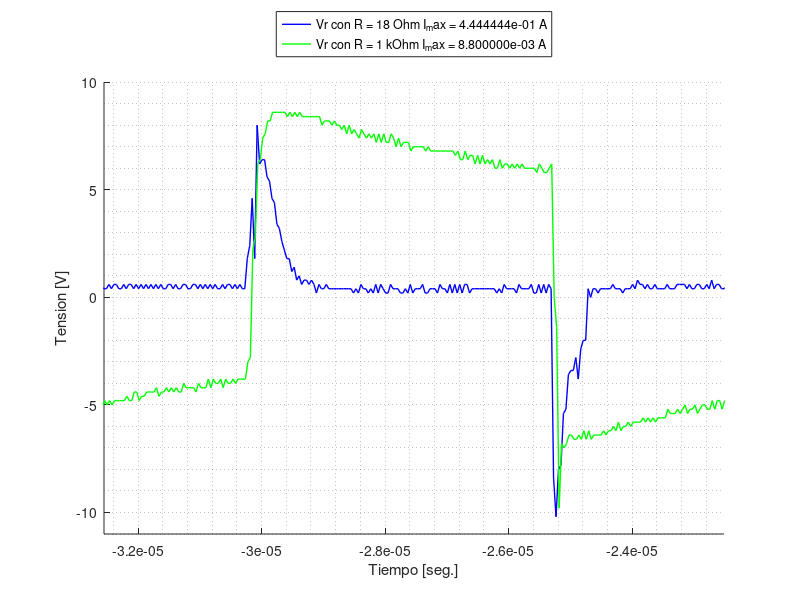
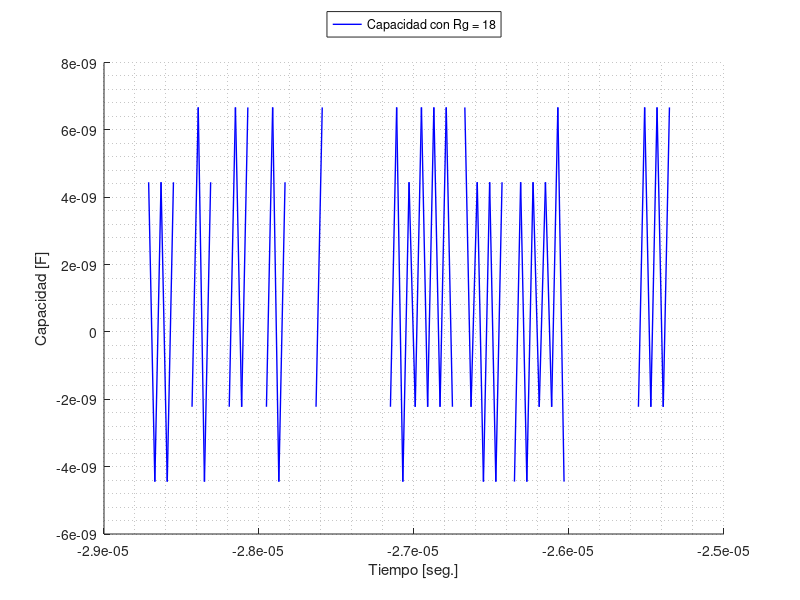
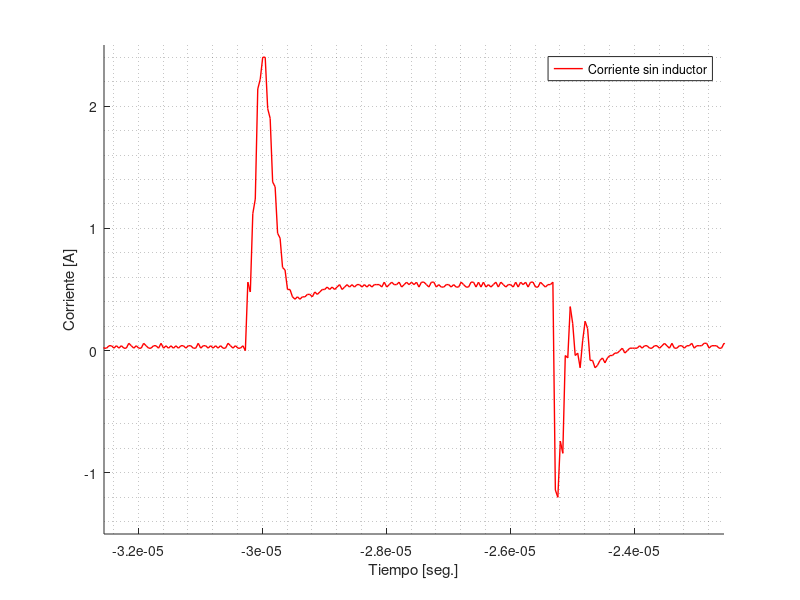
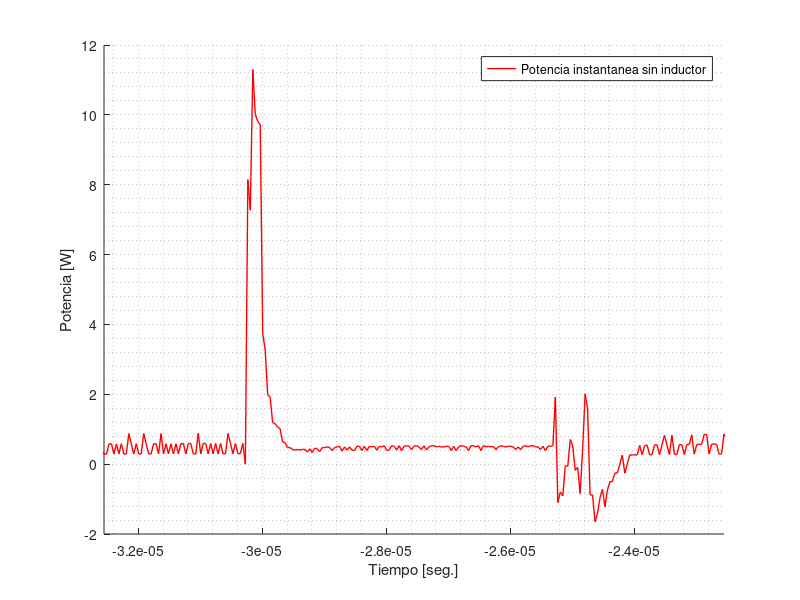

MATLAB code for these plots, in order:
close all;
clear all;

f = 100e3; #Hz
T = 1/f; #seg
to = -3.25520e-05; #seg
tf = -2.25120e-05;

# ------------------------ TENSION Y CORRIENTE EN R_G -----------

Medicion_Vr18=dlmread('mediciones/Vrg_rg=18.csv',',',2,0); # tiempo (seg), Vg(Volt), Vr(Volt), Ve(Volt)
tiempo18 = Medicion_Vr18(:,1);
Vr18 = Medicion_Vr18(:,3) - Medicion_Vr18(:,2);
Vr18_max= max(Vr18);
Ir18_max = Vr18_max/18;
Vg18 = Medicion_Vr18(:,2);

Medicion_Vr1k=dlmread('mediciones/Vrg_rg=1k.csv',',',2,0); # tiempo (seg), Vg(Volt), Vr(Volt), Ve(Volt)
tiempo1k = Medicion_Vr1k(:,1) + 0.465e-5;
Vr1k = Medicion_Vr1k(:,3) - Medicion_Vr1k(:,2);
Vr1k_max = max(Vr1k);
Ir1k_max = Vr1k_max / 1e3;
Vg1k = Medicion_Vr1k(:,2);

figure
hold on
plot(tiempo18,Vr18,'b-','Linewidth',1)
plot(tiempo1k,Vr1k,'g-','Linewidth',1)
legend(sprintf('Vr con R = 18 Ohm I_max = %e A', Ir18_max),
		sprintf('Vr con R = 1 kOhm I_max = %e A', Ir1k_max),
	   'Location','Northoutside')

xlabel('Tiempo [seg.]')
ylabel('Tension [V]')
axis([to tf -11 10])
grid minor

print('tension_Vr.tex','-depslatexstandalone');

# ------------ CALCULO DE CAPACIDAD ---------------------

Ig18 = Vr18 / 18;
dV18 = diff(Vg18)./diff(tiempo18);
C18 = Ig18(1:end-1) ./dV18;

C18_max = max(C18)

figure
hold on
plot(tiempo18(396:480),C18(396:480),'b-','Linewidth',1)
legend('Capacidad con Rg = 18',
	   'Location','Northoutside')
xlabel('Tiempo [seg.]')
ylabel('Capacidad [F]')
grid minor
print('capacidad18.png','-dpng');

C_min = C18(396)
C_max = C18(480)

#------------- CORRIENTE DEL IGBT Y POTENCIA SIN L -------------------------

Medicion=dlmread('mediciones/Vc_sin_L.csv',',',2,0); # tiempo (seg), Vg(Volt), Vr(Volt), Ve(Volt)
tiempo = Medicion(:,1);
Vc = Medicion(:,3);
Ve = Medicion(:,4);

Ie = Ve / 0.1;

figure
hold on
plot(tiempo, Ie, 'r-', 'Linewidth',1)
xlabel('Tiempo [seg.]')
ylabel('Corriente [A]')
axis([to to+T -1.5 2.5])
grid minor

legend('Corriente sin inductor',
	   'Location','Northeast')

print('corriente_sin_L.png','-dpng');

Vce = Vc - Ve;
P = Vce .* Ie;

ito = find(tiempo==to);
itf = find(tiempo==tf);
Pm_sin_L = (1/T) * trapz(tiempo(ito:itf), P(ito:itf))

Peficaz_sin_L = sqrt((1/T) * trapz(tiempo(ito:itf), P(ito:itf).^2))


figure
hold on
plot(tiempo, P, 'r-', 'Linewidth',1)
xlabel('Tiempo [seg.]')
ylabel('Potencia [W]')
axis([to to+T -2 12])
grid minor

legend('Potencia instantanea sin inductor',
	   'Location','Northeast')

print('Potencia_sin_L.png','-dpng');

#------------------- CORRIENTE DEL IGBT Y POTENCIA CON L

Medicion=dlmread('mediciones/Vc_con_L.csv',',',2,0); # tiempo (seg), Vg(Volt), Vr(Volt), Ve(Volt)
tiempo = Medicion(:,1);
Vc = Medicion(:,3);
Ve = Medicion(:,4);

Ie = Ve / 0.1;

figure
hold on
plot(tiempo, Ie, 'r-', 'Linewidth',1)
xlabel('Tiempo [seg.]')
ylabel('Corriente [A]')
axis([to tf -1.5 3])
grid minor

legend('Corriente con inductor',
	   'Location','Northeast')

print('corriente_con_L.png','-dpng');

Vce = Vc - Ve;
P = Vce .* Ie;

ito = find(tiempo==to);
itf = find(tiempo==tf);
Pm_con_L = (1/T) * trapz(tiempo(ito:itf), P(ito:itf))
Peficaz_con_L = sqrt((1/T) * trapz(tiempo(ito:itf), P(ito:itf).^2))


figure
hold on
plot(tiempo, P, 'r-', 'Linewidth',1)
xlabel('Tiempo [seg.]')
ylabel('Potencia [W]')
axis([to to+T -6 30])
grid minor

legend('Potencia instantanea con inductor ',
	   'Location','Northeast')

print('Potencia_con_L.png','-dpng');
